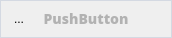
<?xml version="1.0" encoding="UTF-8"?>
<ui version="4.0">
 <class>CatButton</class>
 <widget class="QWidget" name="CatButton">
  <property name="geometry">
   <rect>
    <x>0</x>
    <y>0</y>
    <width>172</width>
    <height>38</height>
   </rect>
  </property>
  <property name="sizePolicy">
   <sizepolicy hsizetype="Maximum" vsizetype="Maximum">
    <horstretch>0</horstretch>
    <verstretch>0</verstretch>
   </sizepolicy>
  </property>
  <property name="windowTitle">
   <string>cat_button</string>
  </property>
  <property name="styleSheet">
   <string notr="true"/>
  </property>
  <layout class="QHBoxLayout" name="horizontalLayout">
   <property name="spacing">
    <number>0</number>
   </property>
   <property name="leftMargin">
    <number>0</number>
   </property>
   <property name="topMargin">
    <number>0</number>
   </property>
   <property name="rightMargin">
    <number>0</number>
   </property>
   <property name="bottomMargin">
    <number>0</number>
   </property>
   <item>
    <widget class="QFrame" name="frame">
     <property name="sizePolicy">
      <sizepolicy hsizetype="Maximum" vsizetype="Maximum">
       <horstretch>0</horstretch>
       <verstretch>0</verstretch>
      </sizepolicy>
     </property>
     <property name="styleSheet">
      <string notr="true">border: 0.5px solid #D4D9E2;</string>
     </property>
     <property name="frameShape">
      <enum>QFrame::StyledPanel</enum>
     </property>
     <property name="frameShadow">
      <enum>QFrame::Raised</enum>
     </property>
     <layout class="QHBoxLayout" name="horizontalLayout_2">
      <property name="spacing">
       <number>0</number>
      </property>
      <property name="leftMargin">
       <number>0</number>
      </property>
      <property name="topMargin">
       <number>0</number>
      </property>
      <property name="rightMargin">
       <number>0</number>
      </property>
      <property name="bottomMargin">
       <number>0</number>
      </property>
      <item>
       <widget class="QPushButton" name="dragZone">
        <property name="sizePolicy">
         <sizepolicy hsizetype="Maximum" vsizetype="Maximum">
          <horstretch>0</horstretch>
          <verstretch>0</verstretch>
         </sizepolicy>
        </property>
        <property name="minimumSize">
         <size>
          <width>36</width>
          <height>36</height>
         </size>
        </property>
        <property name="cursor">
         <cursorShape>OpenHandCursor</cursorShape>
        </property>
        <property name="styleSheet">
         <string notr="true">border: none;</string>
        </property>
        <property name="text">
         <string>...</string>
        </property>
       </widget>
      </item>
      <item>
       <widget class="QFrame" name="buttonFrame">
        <property name="sizePolicy">
         <sizepolicy hsizetype="Maximum" vsizetype="Maximum">
          <horstretch>0</horstretch>
          <verstretch>0</verstretch>
         </sizepolicy>
        </property>
        <property name="styleSheet">
         <string notr="true">border: none;</string>
        </property>
        <layout class="QHBoxLayout" name="buttonContainer">
         <property name="spacing">
          <number>0</number>
         </property>
         <property name="leftMargin">
          <number>0</number>
         </property>
         <property name="topMargin">
          <number>0</number>
         </property>
         <property name="rightMargin">
          <number>0</number>
         </property>
         <property name="bottomMargin">
          <number>0</number>
         </property>
         <item>
          <widget class="QPushButton" name="buttonTemplate">
           <property name="sizePolicy">
            <sizepolicy hsizetype="Maximum" vsizetype="Maximum">
             <horstretch>0</horstretch>
             <verstretch>0</verstretch>
            </sizepolicy>
           </property>
           <property name="minimumSize">
            <size>
             <width>98</width>
             <height>36</height>
            </size>
           </property>
           <property name="maximumSize">
            <size>
             <width>160</width>
             <height>36</height>
            </size>
           </property>
           <property name="font">
            <font>
             <family>Open Sans</family>
             <pointsize>-1</pointsize>
             <weight>87</weight>
             <italic>false</italic>
             <bold>true</bold>
            </font>
           </property>
           <property name="cursor">
            <cursorShape>PointingHandCursor</cursorShape>
           </property>
           <property name="styleSheet">
            <string notr="true">border: none;

font-family: 'Open Sans';
font-style: normal;
font-weight: 700;
font-size: 14px;
line-height: 19px;

color: #B2B2B2;</string>
           </property>
           <property name="text">
            <string>PushButton</string>
           </property>
          </widget>
         </item>
        </layout>
       </widget>
      </item>
      <item>
       <widget class="QPushButton" name="dropdownButton">
        <property name="sizePolicy">
         <sizepolicy hsizetype="Maximum" vsizetype="Maximum">
          <horstretch>0</horstretch>
          <verstretch>0</verstretch>
         </sizepolicy>
        </property>
        <property name="minimumSize">
         <size>
          <width>36</width>
          <height>36</height>
         </size>
        </property>
        <property name="cursor">
         <cursorShape>PointingHandCursor</cursorShape>
        </property>
        <property name="styleSheet">
         <string notr="true">border: none;</string>
        </property>
        <property name="text">
         <string/>
        </property>
        <property name="icon">
         <iconset resource="../../../../QResources.qrc">
          <normaloff>:/Resources/dropdownIcon.png</normaloff>:/Resources/dropdownIcon.png</iconset>
        </property>
        <property name="iconSize">
         <size>
          <width>12</width>
          <height>15</height>
         </size>
        </property>
       </widget>
      </item>
     </layout>
    </widget>
   </item>
  </layout>
 </widget>
 <resources>
  <include location="../../../../QResources.qrc"/>
 </resources>
 <connections/>
</ui>
